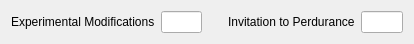
          <widget class="QWidget" name="page_11">
           <property name="geometry">
            <rect>
             <x>0</x>
             <y>0</y>
             <width>414</width>
             <height>44</height>
            </rect>
           </property>
           <attribute name="label">
            <string>Albion: Miscellaneous</string>
           </attribute>
           <layout class="QGridLayout" name="gridLayout_14">
            <item row="0" column="3">
             <widget class="QLabel" name="label_65">
              <property name="text">
               <string>Invitation to Perdurance</string>
              </property>
             </widget>
            </item>
            <item row="0" column="1">
             <widget class="QLineEdit" name="lineEdit_Poss_AlbionMisc_Mods"/>
            </item>
            <item row="0" column="4">
             <widget class="QLineEdit" name="lineEdit_Poss_AlbionMisc_Invites"/>
            </item>
            <item row="1" column="2">
             <spacer name="verticalSpacer_4">
              <property name="orientation">
               <enum>Qt::Vertical</enum>
              </property>
              <property name="sizeHint" stdset="0">
               <size>
                <width>20</width>
                <height>40</height>
               </size>
              </property>
             </spacer>
            </item>
            <item row="0" column="2">
             <spacer name="horizontalSpacer_16">
              <property name="orientation">
               <enum>Qt::Horizontal</enum>
              </property>
              <property name="sizeHint" stdset="0">
               <size>
                <width>40</width>
                <height>20</height>
               </size>
              </property>
             </spacer>
            </item>
            <item row="0" column="0">
             <widget class="QLabel" name="label_66">
              <property name="text">
               <string>Experimental Modifications</string>
              </property>
             </widget>
            </item>
           </layout>
          </widget>
